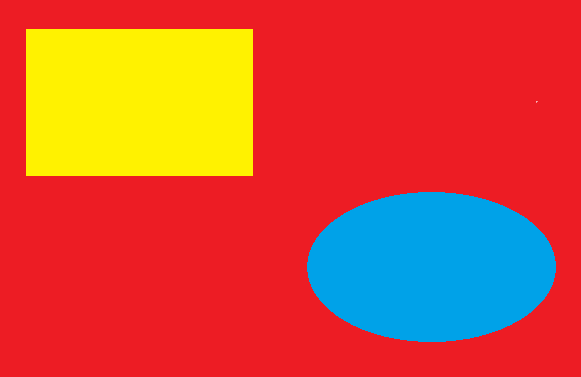
#> input picture TH/Chapter02/Color.png, 581 x 377 px
$ python Phan_loai_anh_mau.py
#> lines starting #> are read from the running program, lines starting #| are printed output that depends on the picture; after the words box and inside, x2 and y2 are one past the last pixel; in counts of white or black regions, pixels touching at a corner belong together
#Created by Tran Phuoc Loi 2101076

import cv2 as cv
import numpy as np
img = cv.imread('Color.png')
#> img is the input picture: shape (377, 581, 3); mean B, G, R 56.8, 78.5, 208
img_hsv=cv.cvtColor(img,cv.COLOR_BGR2HSV)
#> img_hsv: shape (377, 581, 3); mean H, S, V 145.3, 233.6, 239.1

cv.imshow('RGB',img)
cv.imshow('HSV',img_hsv)

min_color = np.array([26, 250, 250])
max_color = np.array([30, 255, 255])
mask = cv.inRange(img_hsv, min_color, max_color)
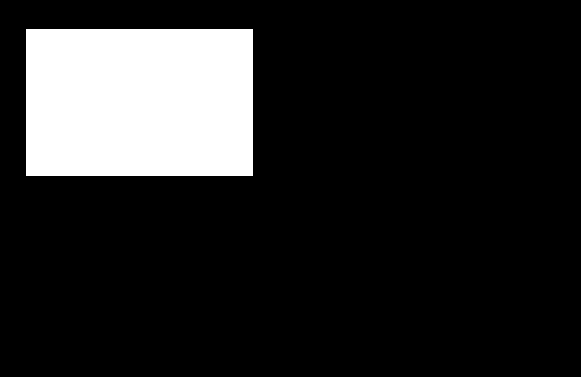
#> mask: shape (377, 581); 15.2% white; 1 white region, box (x1, y1, x2, y2) and area: (26, 29, 253, 176) 33369
cv.imshow('Mask', mask)
final = cv.bitwise_and(img, img, mask = mask)
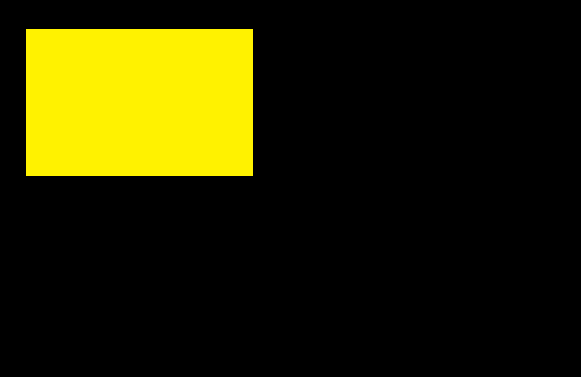
#> final: shape (377, 581, 3); mean B, G, R 0, 36.9, 38.8

cv.imshow('Final', final)
cv.waitKey()
cv.destroyAllWindows()
